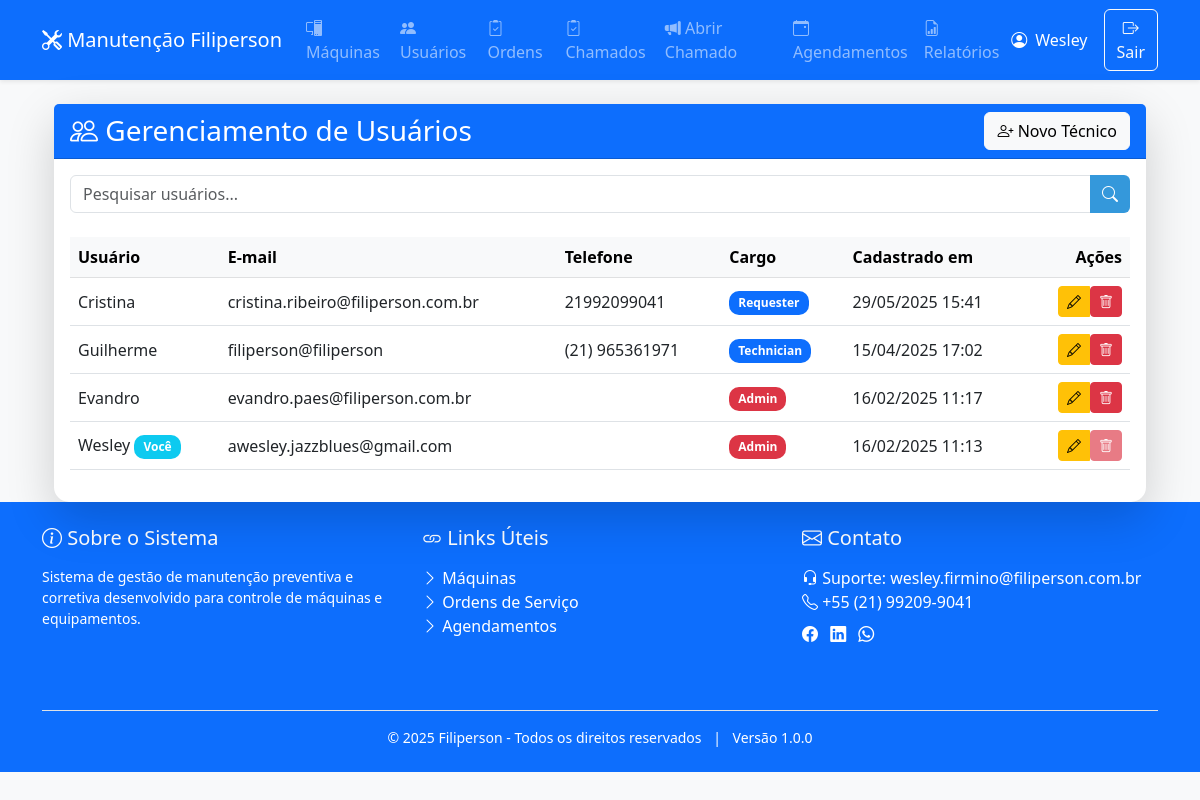
/users.php (signed in), run on the app's committed database.
### tables this page shows
CREATE TABLE `users` (
  `id` int NOT NULL AUTO_INCREMENT,
  `username` varchar(50) NOT NULL,
  `password` varchar(255) NOT NULL,
  `email` varchar(100) NOT NULL,
  `phone` varchar(20) DEFAULT NULL,
  `role` enum('admin','technician','requester') DEFAULT 'technician',
  `created_at` datetime DEFAULT CURRENT_TIMESTAMP,
  PRIMARY KEY (`id`),
  UNIQUE KEY `username` (`username`)
);

### users.php (the view, shortened to what this page needs)
<?php
$pdo = Database::getInstance();
$page = isset($_GET['page']) ? (int)$_GET['page'] : 1;
$perPage = 10;
$offset = ($page - 1) * $perPage;
$search = isset($_GET['search']) ? "%{$_GET['search']}%" : '%';
$stmt = $pdo->prepare("SELECT SQL_CALC_FOUND_ROWS * FROM users
                      WHERE username LIKE ? OR email LIKE ? OR phone LIKE ?
                      ORDER BY created_at DESC LIMIT ? OFFSET ?");
$stmt->execute([$search, $search, $search, $perPage, $offset]);
$users = $stmt->fetchAll();
include 'header.php';
?>
<div class="container">
    <div class="card shadow-lg mt-4">
        <div class="card-header bg-primary text-white d-flex justify-content-between align-items-center">
            <h3 class="mb-0"><i class="bi bi-people"></i> Gerenciamento de Usuários</h3>
            <div>
                <a href="technician_create.php" class="btn btn-light">
                    <i class="bi bi-person-plus"></i> Novo Técnico
                </a>
            </div>
        </div>
        <div class="card-body">
            <form class="mb-4">
                <div class="input-group">
                    <input type="text" name="search" class="form-control"
                           placeholder="Pesquisar usuários..."
                           value="<?= htmlspecialchars($_GET['search'] ?? '') ?>">
                    <button class="btn btn-primary" type="submit">
                        <i class="bi bi-search"></i>
                    </button>
                </div>
            </form>
            <div class="table-responsive">
                <table class="table table-hover align-middle">
                    <thead class="table-light">
                        <tr>
                            <th>Usuário</th>
                            <th>E-mail</th>
                            <th>Telefone</th>
                            <th>Cargo</th>
                            <th>Cadastrado em</th>
                            <th class="text-end">Ações</th>
                        </tr>
                    </thead>
                    <tbody>
                        <?php foreach ($users as $user): ?>
                        <tr>
                            <td>
                                <?= htmlspecialchars($user['username']) ?>
                                <?php if ($user['id'] == $_SESSION['user_id']): ?>
                                    <span class="badge bg-info">Você</span>
                                <?php endif; ?>
                            </td>
                            <td><?= htmlspecialchars($user['email']) ?></td>
                            <td><?= htmlspecialchars($user['phone']) ?></td>
                            <td>
                                <span class="badge bg-<?= $user['role'] === 'admin' ? 'danger' : 'primary' ?>">
                                    <?= ucfirst($user['role']) ?>
                                </span>
                            </td>
                            <td><?= date('d/m/Y H:i', strtotime($user['created_at'])) ?></td>
                            <td class="text-end">
                                <div class="btn-group">
                                    <a href="user_edit.php?id=<?= $user['id'] ?>"
                                       class="btn btn-sm btn-warning"
                                       title="Editar">
                                        <i class="bi bi-pencil"></i>
                                    </a>
                                    <form method="POST" class="d-inline">
                                        <button type="submit" name="delete"
                                                class="btn btn-sm btn-danger"
                                                title="Excluir"
                                                <?= $user['id'] == $_SESSION['user_id'] ? 'disabled' : '' ?>
                                                onclick="return confirm('Tem certeza que deseja excluir este usuário?')">
                                            <i class="bi bi-trash"></i>
                                        </button>
                                    </form>
                                </div>
                            </td>
                        </tr>
                        <?php endforeach; ?>
                    </tbody>
                </table>
            </div>
        </div>
    </div>
</div>
<?php include 'footer.php'; ?>

### styles.css (style rules this page uses)
:root { --primary-color: #2c3e50; --secondary-color: #3498db; --success-color: #27ae60; --warning-color: #f1c40f; --danger-color: #e74c3c; }
body { background-color: #f8f9fa; min-height: 100vh; }
.card { border: none; border-radius: 15px; transition: transform 0.3s ease; }
.badge { padding: 0.5em 0.75em; border-radius: 10px; }
.btn-primary { background-color: var(--secondary-color); border: none; }

### data on the page
users: username "Cristina", email "cristina.ribeiro@filiperson.com.br", phone "21992099041", role "Requester", created_at "29/05/2025 15:41"
users: username "Guilherme", email "filiperson@filiperson", phone "(21) 965361971", role "Technician", created_at "15/04/2025 17:02"
users: username "Evandro", email "evandro.paes@filiperson.com.br", role "Admin", created_at "16/02/2025 11:17"
users: username "Wesley", shows "Você", email "awesley.jazzblues@gmail.com", role "Admin", created_at "16/02/2025 11:13"

### other printed values
$_SESSION['username'] "Wesley"
